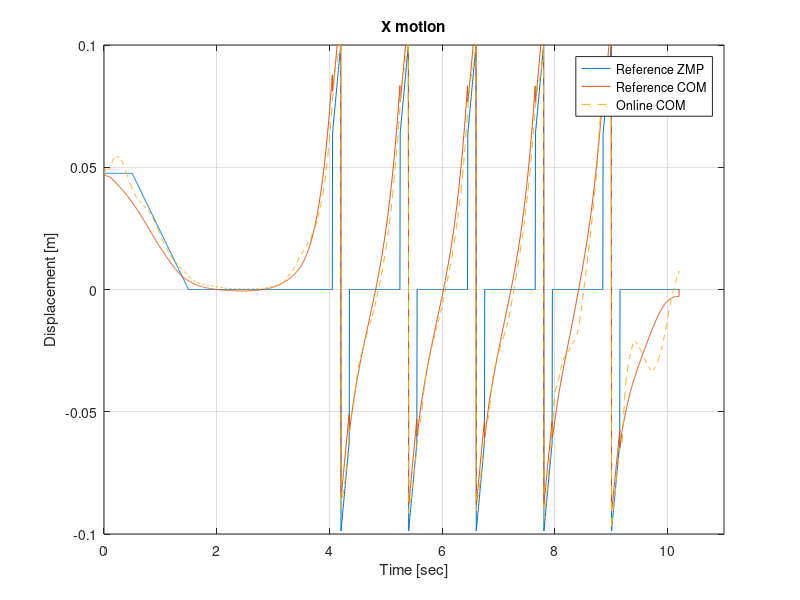
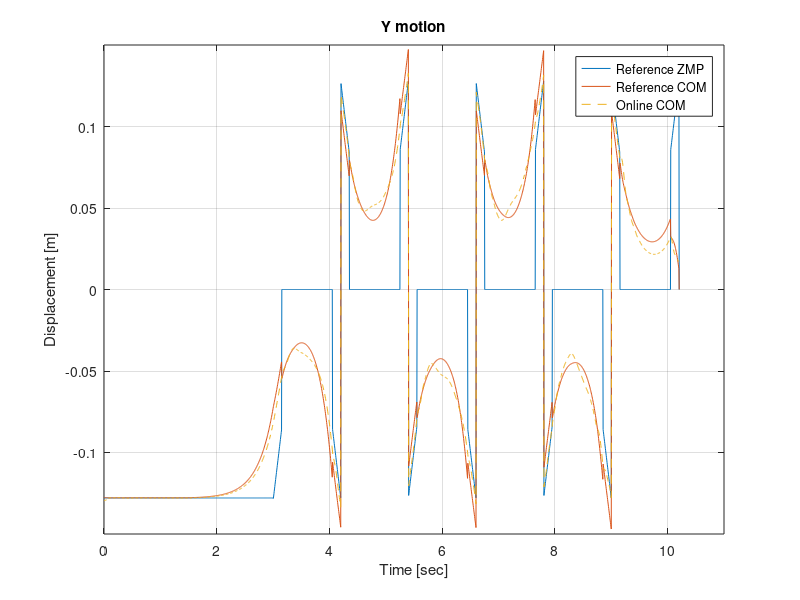

Here is the MATLAB script that generated these plots, in order:

load alfred_hw7.txt;

x=alfred_hw7(:,1);
y1=alfred_hw7(:,2);
y2=alfred_hw7(:,3);
y3=alfred_hw7(:,4);
y4=alfred_hw7(:,5);
y5=alfred_hw7(:,6);
y6=alfred_hw7(:,7);


%% X
figure (1)
plot(x,y5);
xlim([0, 11]);
hold on;
plot(x,y1);
hold on;
plot(x,y3, '--');
ylim([-0.1, 0.1]);
hold on;
xlabel('Time [sec]');
ylabel('Displacement [m]');
title('X motion');
legend('Reference ZMP','Reference COM', 'Online COM');
hold on;
grid on;

%%
figure (2)
plot(x,y6);
xlim([0, 11]);
hold on;
plot(x,y2);
hold on;
plot(x,y4,'--');
ylim([-0.15, 0.15]);
xlabel('Time [sec]');
ylabel('Displacement [m]');
title('Y motion');
legend('Reference ZMP','Reference COM', 'Online COM');
hold on;
grid on;

